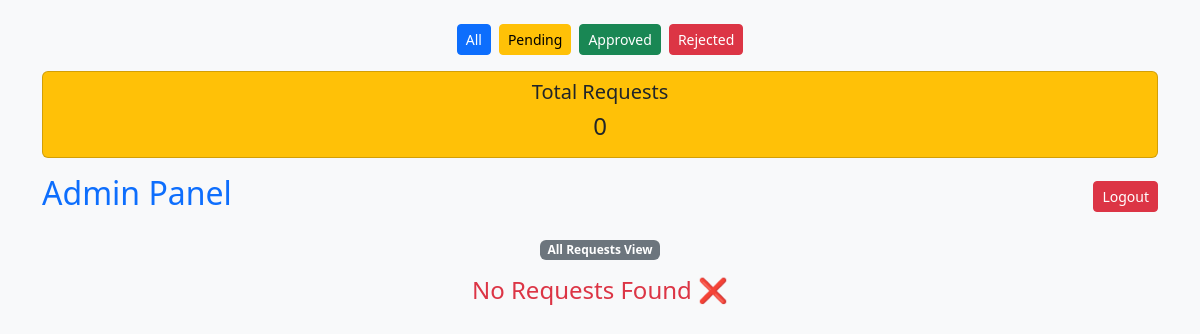
Before: /admin (signed in) with the older database file.
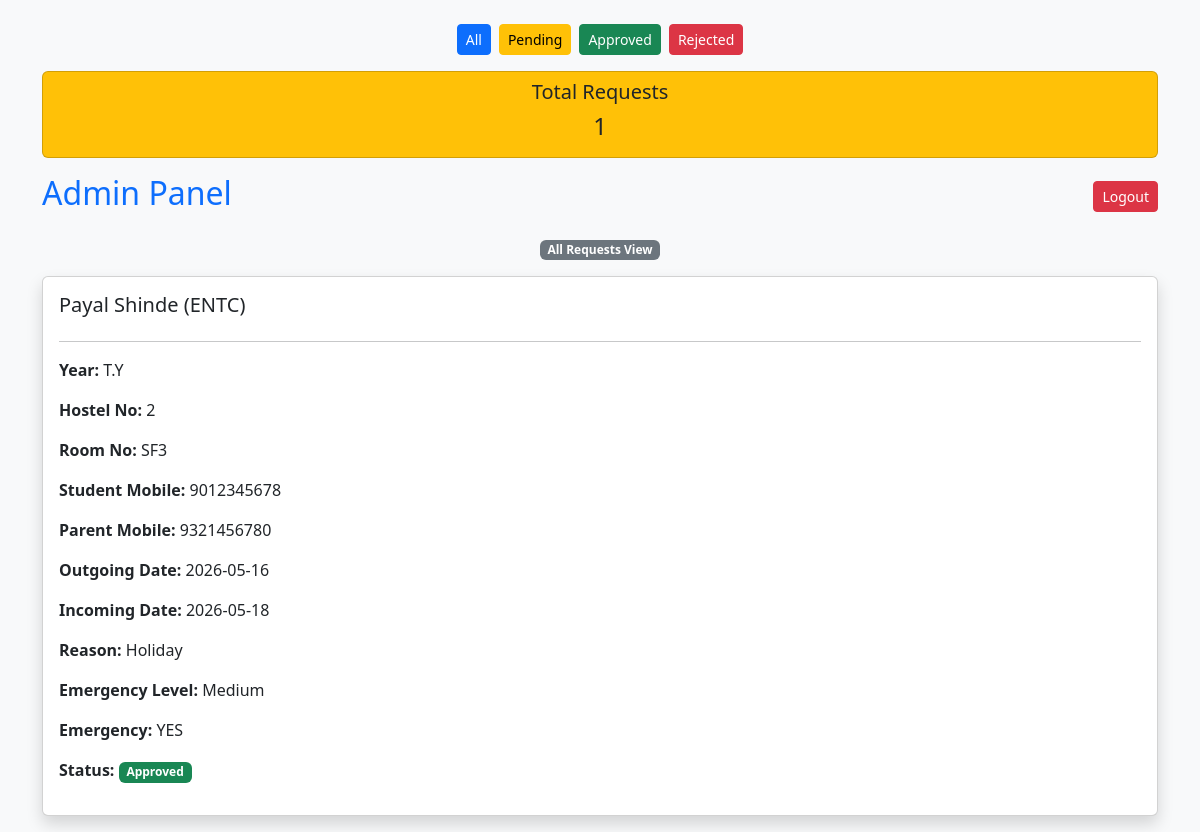
After: the same page with the newer database file.
### tables this page shows
CREATE TABLE requests (

    id INTEGER PRIMARY KEY AUTOINCREMENT,

    student_name TEXT,
    branch TEXT,
    year TEXT,
    hostel_no TEXT,
    room_no TEXT,

    student_no TEXT,
    parent_no TEXT,

    outgoing_date TEXT,
    incoming_date TEXT,

    reason TEXT,
    emergency_level TEXT,
    emergency TEXT,

    status TEXT DEFAULT 'Pending'
);

### app.py (the view)
@app.route('/admin')
def admin():
    if session.get('user') != "admin":
        return redirect(url_for('login'))
    conn = sqlite3.connect('hostel.db')
    conn.row_factory = sqlite3.Row
    cur = conn.cursor()
    cur.execute("SELECT * FROM requests")
    data = cur.fetchall()
    cur.execute("SELECT COUNT(*) FROM requests")
    total = cur.fetchone()[0]
    cur.execute("SELECT COUNT(*) FROM requests WHERE status='Pending'")
    pending = cur.fetchone()[0]
    cur.execute("SELECT COUNT(*) FROM requests WHERE status='Approved'")
    approved = cur.fetchone()[0]
    cur.execute("SELECT COUNT(*) FROM requests WHERE status='Rejected'")
    rejected = cur.fetchone()[0]
    conn.close()
    return render_template(
        'admin.html',
        data=data,
        total=total,
        pending=pending,
        approved=approved,
        rejected=rejected
    )

### templates/admin.html (shortened to what this page needs)
<!DOCTYPE html>
<html lang="en">
<head>
    <link href="https://cdn.jsdelivr.net/npm/bootstrap@5.3.0/dist/css/bootstrap.min.css" rel="stylesheet">
</head>
<body class="bg-light">
<div class="container mt-4">
<div class="d-flex justify-content-center gap-2 mb-3">
    <a href="/chief" class="btn btn-primary btn-sm">All</a>
    <a href="/chief?status=Pending" class="btn btn-warning btn-sm">Pending</a>
    <a href="/chief?status=Approved" class="btn btn-success btn-sm">Approved</a>
    <a href="/chief?status=Rejected" class="btn btn-danger btn-sm">Rejected</a>
</div>
<div class="row mb-3 text-center">
    <div class="col">
        <div class="card p-2 bg-warning text-dark">
            <h5>Total Requests</h5>
            <h4>{{ data|length }}</h4>
        </div>
    </div>
</div>
    <div class="d-flex justify-content-between align-items-center mb-3">
        <h2 class="text-primary">Admin Panel</h2>
        <a href="/logout" class="btn btn-danger btn-sm">Logout</a>
    </div>
    <div class="mb-3 text-center">
        <span class="badge bg-secondary">All Requests View</span>
    </div>
    {% if data %}
        {% for row in data %}
        <div class="card shadow p-3 mb-3">
            <h5 class="text-dark">
                {{ row['student_name'] }} ({{ row['branch'] }})
            </h5>
            <hr>
            <p><b>Year:</b> {{ row['year'] }}</p>
            <p><b>Hostel No:</b> {{ row['hostel_no'] }}</p>
            <p><b>Room No:</b> {{ row['room_no'] }}</p>
            <p><b>Student Mobile:</b> {{ row['student_no'] }}</p>
            <p><b>Parent Mobile:</b> {{ row['parent_no'] }}</p>
            <p><b>Outgoing Date:</b> {{ row['outgoing_date'] }}</p>
            <p><b>Incoming Date:</b> {{ row['incoming_date'] }}</p>
            <p><b>Reason:</b> {{ row['reason'] }}</p>
            <p><b>Emergency Level:</b> {{ row['emergency_level'] }}</p>
            <p><b>Emergency:</b> {{ row['emergency'] }}</p>
            <p>
                <b>Status:</b>
                {% if row['status'] == 'Approved' %}
                    <span class="badge bg-success">Approved</span>
                {% elif row['status'] == 'Rejected' %}
                    <span class="badge bg-danger">Rejected</span>
                {% else %}
                    <span class="badge bg-warning text-dark">Pending</span>
                {% endif %}
            </p>
        </div>
        {% endfor %}
    {% else %}
        <h4 class="text-center text-danger">
            No Requests Found ❌
        </h4>
    {% endif %}
</div>
</body>
</html>

Changed rows visible on the page:
added requests: student_name "Payal Shinde", branch "ENTC", year "T.Y", hostel_no "2", room_no "SF3", student_no "9012345678", parent_no "9321456780", outgoing_date "2026-05-16", incoming_date "2026-05-18", reason "Holiday", emergency_level "Medium", emergency "YES", status "Approved"
Other visible differences:
{{ data|length }}: "0" → "1"
text no longer shown: "No Requests Found ❌"
